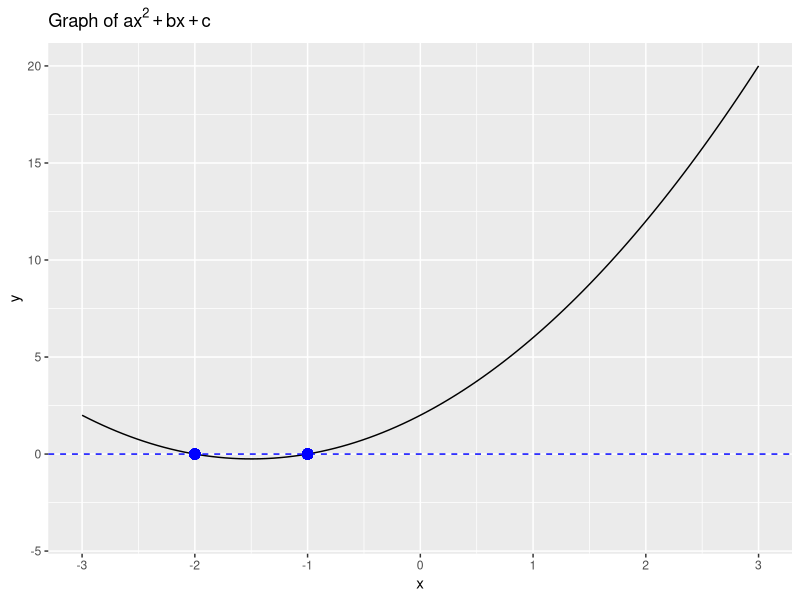

This figure's R source:
## ---- chunk 1
a <- 1
b <- 3
c = 2
## ---- chunk 2
# We have to account for the plus-minus sign in our solution

# First, let's calculate the value that is under the square sign - 
# it is called "discriminant".

discr <- b^2 - 4*a*c

# If discriminant is negative - we don't have any real solutions as there are 
# no real numbers that would result in a negative square root
if (discr < 0) {
  cat("There are no real solutions.")
  
# If discriminant is positive we can calculate x1 and x2
}else {
  x_1 <- (-b + sqrt(discr)) / 2*a
  x_2 <- (-b - sqrt(discr)) / 2*a
  cat("The real solutions are x1:", x_1, "and x2:", x_2)
}
## ---- chunk 3

library(ggplot2)

# We can use the 'ggplot2` library. To do so we can
# create a dataframe of the x and y values.

# To plot this function for values of x from -3 to 3 we have 
# to calculate y values for each corresponding x using the formula above:
xs <- seq(-3, 3, length.out = 100)
ys <- a * xs^2 + b * xs + c

data <- data.frame(x = xs, y = ys)

# Note: I'm using geom_smooth to plot a smooth line instead of points 
# - there might be a better way to do so.
ggplot(data, aes(x, y)) +
  geom_line() +
  geom_smooth(method = "lm", se = FALSE, color = "transparent") +
  geom_hline(yintercept = 0, linetype = "dashed", color = "blue") +
  geom_point(aes(x = x_1, y = 0), color = "blue", size = 3) + 
  geom_point(aes(x = x_2, y = 0), color = "blue", size = 3) +
  scale_x_continuous(breaks = seq(-3, 3, 1)) +
  labs(title = expression(paste("Graph of ", ax^2 + bx + c)),
       x = "x", y = "y")
